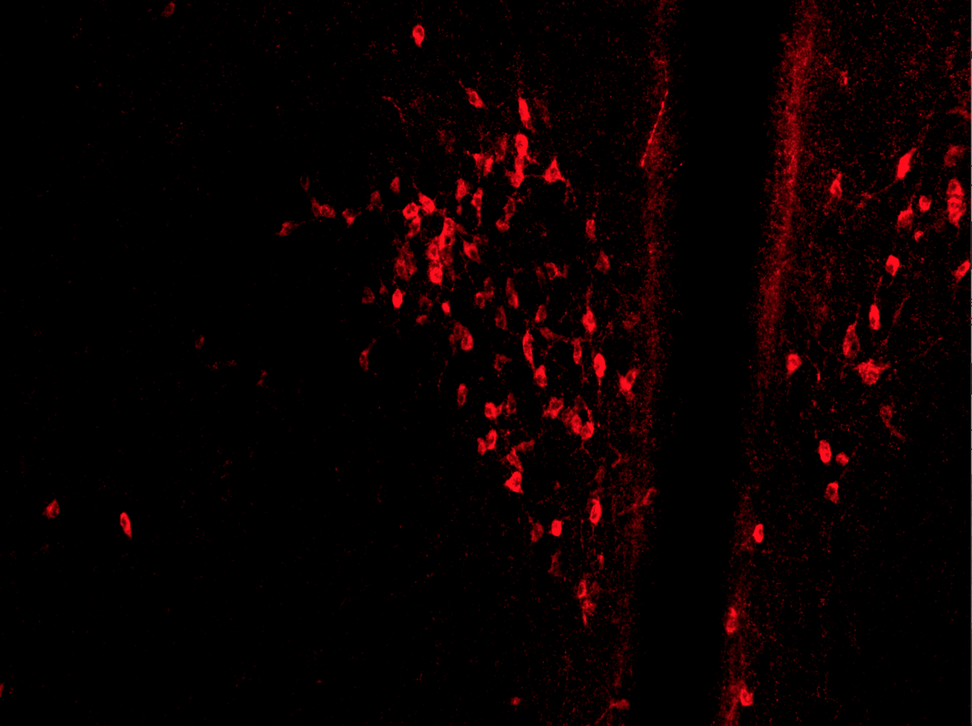
#> input picture PVN.png, 972 x 726 px, shrunk from 1633 x 1220 before the run
$ jupyter execute PVN_LOG.ipynb   (shell and % lines are left out)
#> lines starting #> are read from the running program, lines starting #| are printed output that depends on the picture
[cell 1]
from math import sqrt
from skimage import data
from skimage.feature import blob_dog, blob_log, blob_doh
from skimage.color import rgb2gray
import numpy as np

import matplotlib.pyplot as plt

[cell 2]
#SAMPLE IMAGE
#image = data.hubble_deep_field()[0:500, 0:500]
#image_gray = rgb2gray(image)
#blobs_log = blob_log(image_gray, max_sigma=30, num_sigma=10, threshold=.1)

[cell 3]
#plt.imshow(image_gray)

[cell 4]
# PVN IMAGE
from PIL import Image
import numpy
img_pvn = Image.open("PVN.png")
#> img_pvn is the input picture: PIL image 972x726 RGBA; mean R, G, B, A 10.6, 0.3, 0.7, 255

[cell 5]
# PVN IMAGE RGBA -> RGB
img_pvn.load()
background = Image.new("RGB", img_pvn.size, (255, 255, 255))
#> background: PIL image 972x726 RGB; every value is 255
background.paste(img_pvn, mask = img_pvn.split()[3])
background.save("img_pvn_final.jpg", "JPEG", quality=100)

rgb_image = Image.open("img_pvn_final.jpg")

[cell 6]
# PVN IMAGE
np_img_pvn = numpy.array(rgb_image)
image_gray_pvn = rgb2gray(np_img_pvn)
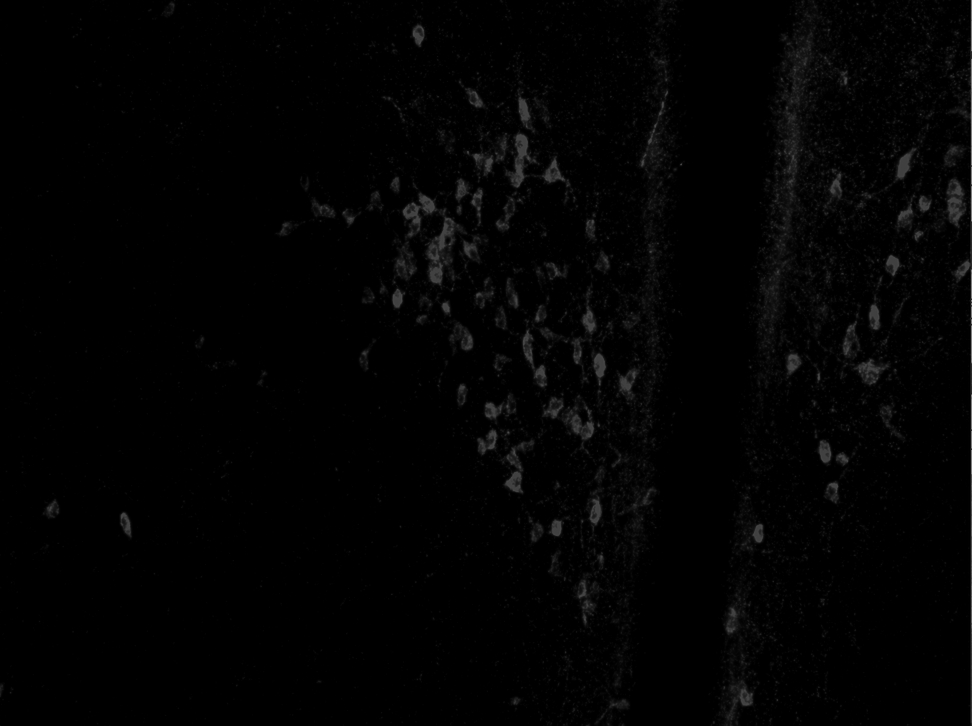
#> image_gray_pvn: shape (726, 972) float64; min 0, max 0.533, mean 0.0113

blobs_pvn = blob_log(image_gray_pvn, max_sigma=30, num_sigma=10, threshold=.1)
#> blobs_pvn = 173 rows, first 8: [395, 971, 1], [451, 971, 1], [187, 971, 1], [432, 971, 1], [322, 971, 1], [220, 971, 1], [361, 971, 1], [308, 971, 1]

[cell 7]
plt.imshow(image_gray_pvn)
#plt.imshow(image_gray)

[cell 8]
# [13 lines of commented-out code are left out]

[cell 9]
#has_transparency(img_pvn)

[cell 10]
#SAMPLE IMAGE

# Compute radii in the 3rd column.
#blobs_log[:, 2] = blobs_log[:, 2] * sqrt(2)

blobs_pvn[:, 2] = blobs_pvn[:, 2] * sqrt(2)

#blobs_dog = blob_dog(image_gray, max_sigma=30, threshold=.1)
#blobs_dog[:, 2] = blobs_dog[:, 2] * sqrt(2)
#blobs_doh = blob_doh(image_gray, max_sigma=30, threshold=.01)

blobs_list = [blobs_pvn]
colors = ['yellow']
titles = ['PVN Image Blobs']
sequence = zip(blobs_list, colors, titles)

fig, axes = plt.subplots(1, 2, figsize=(9, 3), sharex=True, sharey=True)
ax = axes.ravel()

for idx, (blobs, color, title) in enumerate(sequence):
    ax[idx].set_title(title)
    ax[idx].imshow(rgb_image)
    for blob in blobs:
        y, x, r = blob
        c = plt.Circle((x, y), r, color=color, linewidth=2, fill=False)
        ax[idx].add_patch(c)
    ax[idx].set_axis_off()
#> this loop made 1 pass
#> (color, title) on pass 1: ('yellow', 'PVN Image Blobs')

plt.tight_layout()
plt.show()
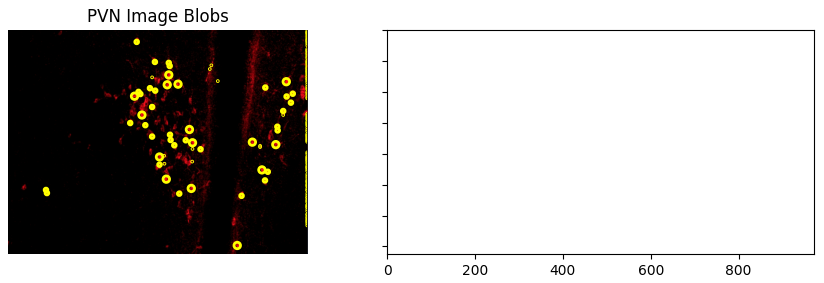
#> figure drawn by matplotlib, 1 panel
